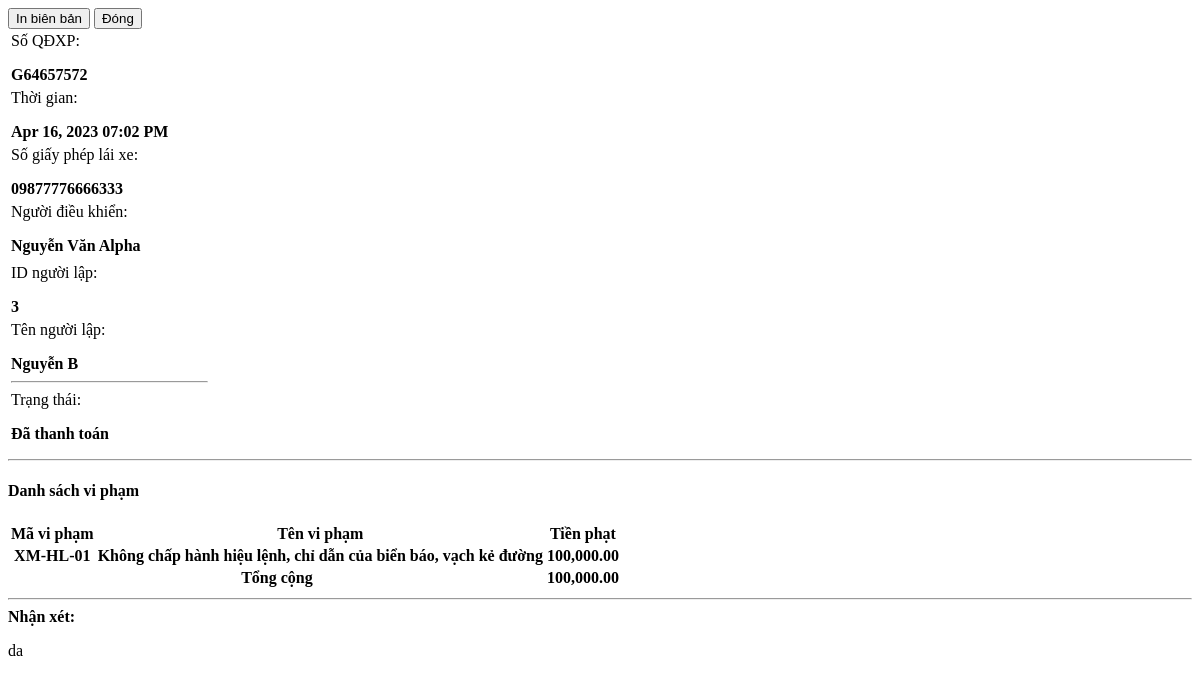
/admin/violations/view_details.php?id=7, run on the app's committed database.
### tables this page shows
CREATE TABLE `violation_items` (
  `driver_violation_id` int(30) NOT NULL,
  `violation_id` int(30) DEFAULT NULL,
  `fine` float NOT NULL,
  `status` tinyint(1) NOT NULL DEFAULT 0 COMMENT '0=pending, 1=paid',
  `date_created` datetime NOT NULL DEFAULT current_timestamp()
);

CREATE TABLE `violations` (
  `id` int(30) NOT NULL,
  `code` varchar(50) NOT NULL,
  `name` text NOT NULL,
  `description` text NOT NULL,
  `min_fine` float NOT NULL,
  `max_fine` float NOT NULL,
  `law_id` int(30) NOT NULL,
  `fine` float NOT NULL,
  `status` tinyint(4) NOT NULL DEFAULT 1 COMMENT '0=Inactive, 1=Active',
  `date_created` datetime NOT NULL DEFAULT current_timestamp(),
  `date_updated` datetime DEFAULT NULL ON UPDATE current_timestamp()
);

### admin/violations/view_details.php (the view, shortened to what this page needs)
<?php
require_once('../../config.php');
if(isset($_GET['id']) && $_GET['id'] > 0){
    $qry2 = $conn->query("SELECT i.*,o.code,o.name from `violation_items` i inner join `violations` o on i.violation_id = o.id where i.driver_violation_id = '{$_GET['id']}' ");
    $violation_arr = array();
	if($qry2->num_rows > 0){
        while($row = $qry2->fetch_assoc()){
            $violation_arr[]=$row;
        }
    }
}
?>
<div class="container-fluid">
    <div class="w-100 d-flex justify-content-end mb-2">
        <button class="btn btn-flat btn-sm btn-default bg-lightblue" type="button" id="print"><i class="fa fa-print"></i> In biên bản</button>
        <button class="btn btn-flat btn-sm btn-default bg-black" data-dismiss="modal"><i class="fa fa-times"></i> Đóng</button>
    </div>
    <div class="border border-dark px-2 py-2" id="print_out">
        <table class="table boder-0">
            <tr class='boder-0'>
                <td width="80%" class='boder-0 align-bottom'>
                    <div class="row">
                        <div class="col-12">
                            <div class="row justify-content-between  w-max-100">
                                <div class="col-6 d-flex w-max-100">
                                    <label class="float-left w-auto whitespace-nowrap">Số QĐXP: </label>
                                    <p class="col-md-auto border-bottom px-2 border-dark w-100"><b><?php echo $ticket_no ?></b></p>
                                </div>
                                <div class="col-6 d-flex w-max-100">
                                    <label class="float-left w-auto whitespace-nowrap">Thời gian: </label>
                                    <p class="col-md-auto border-bottom px-2 border-dark w-100"><b><?php echo date("M d, Y h:i A",strtotime($date_created)) ?></b></p>
                                </div>
                            </div>
                            <div class="d-flex w-max-100">
                                <label class="float-left w-auto whitespace-nowrap">Số giấy phép lái xe:</label>
                                <p class="col-md-auto border-bottom border-dark w-100"><b><?php echo $license_id_no ?></b></p>
                            </div>
                            <div class="d-flex w-max-100">
                                <label class="float-left w-auto whitespace-nowrap">Người điều khiển:</label>
                                <p class="col-md-auto border-bottom border-dark w-100"><b><?php echo $driver ?></b></p>
                            </div>
                        </div>
                    </div>
                </td>
            </tr>
            <tr>
                <td colspan='2'>
                    <div class="d-flex w-max-100">
                        <label class="float-left w-auto whitespace-nowrap">ID người lập:</label>
                        <p class="col-md-auto border-bottom border-dark w-100"><b><?php echo $officer_id ?></b></p>
                    </div>
                    <div class="d-flex w-max-100">
                        <label class="float-left w-auto whitespace-nowrap">Tên người lập:</label>
                        <p class="col-md-auto border-bottom border-dark w-100"><b><?php echo $officer_name ?></b></p>
                    </div>
                    <hr>
                    <div class="d-flex w-max-100">
                        <label class="float-left w-auto whitespace-nowrap">Trạng thái:</label>
                        <p class=" border-bottom border-dark px-4"><b><?php echo ($status == 1) ? "Đã thanh toán" : "Chưa thanh toán" ?></b></p>
                    </div>
                </td>
            </tr>
        </table>
        <hr class='bg-dark border-dark'>
        <h4 class="text-center"><b>Danh sách vi phạm</b></h4>
        <table class='table table-stripped px-4'>
            <thead>
                <tr>
                    <th>Mã vi phạm</th>
                    <th>Tên vi phạm</th>
                    <th class="text-right">Tiền phạt</th>
                </tr>
            </thead>
            <tbody>
                <?php
                foreach($violation_arr as $row):
                ?>
                <tr>
                    <th><?php echo $row['code'] ?></th>
                    <th><?php echo $row['name'] ?></th>
                    <th class='text-right'><?php echo number_format($row['fine'],2) ?></th>
                </tr>
                <?php endforeach; ?>
            </tbody>
            <tfoot>
                <tr>
                    <th class='text-center' colspan="2">Tổng cộng</th>
                    <th class="text-right"><?php echo number_format($total_amount,2) ?></th>
                </tr>
            </tfoot>
        </table>
        <hr class="bg-dark border-dark">
        <b>Nhận xét:</b>
        <p><?php echo $remarks ?></p>
    </div>
</div>

### admin/violations/view_details.php (style rules this page uses)
p,label { margin-bottom:5px; }

### data on the page
violation_items: violation.code "XM-HL-01", violation.name "Không chấp hành hiệu lệnh, chỉ dẫn của biển báo, vạch kẻ đường", fine "100,000.00"

### other printed values
$ticket_no "G64657572"
date("M d, Y h:i A",strtotime($date_created)) "Apr 16, 2023 07:02 PM"
$license_id_no "09877776666333"
$driver "Nguyễn Văn Alpha"
$officer_id "3"
$officer_name "Nguyễn B"
$total_amount "100,000.00"
$remarks "da"
